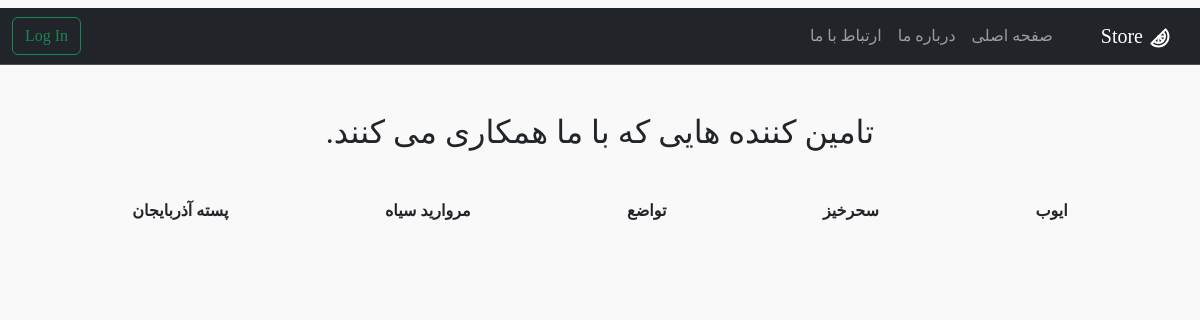
Page /about/ on the earlier database version.
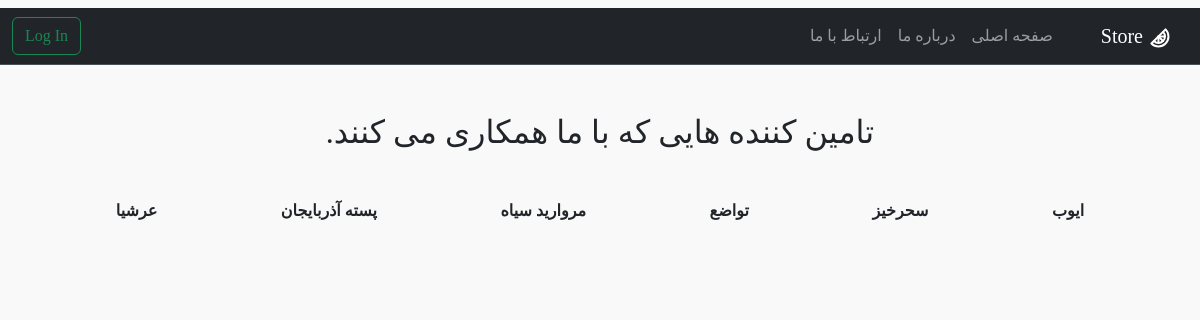
Same page on the later database version.
### products/models.py (models this page shows, shortened)
class Supplier(models.Model):
    SupplierId = models.AutoField(primary_key=True)
    name = models.CharField(max_length=50, help_text='نام برند یا تامین کنندگان', verbose_name='نام تامین کنندگان')
    contactInfo = models.IntegerField(verbose_name='شماره تلفن')

### pages/views.py (the view)
# urls.py: path('about/', AboutPage.as_view(), name='about'),
class AboutPage(ListView):
    model = Supplier
    template_name = 'about.html'
    context_object_name = 'supp'

### templates/about.html (shortened to what this page needs)
{% extends 'base.html' %}
{% block content %}
 <h2 class="text-center my-5">تامین کننده هایی که با ما همکاری می کنند.</h2>
<div class="container">
    <div class="d-flex flex-wrap justify-content-around">
        {% for s in supp %}
      <p><b>{{ s.name }}</b></p>
        {% endfor %}
    </div>
</div>
{% endblock %}

Differences in the rows shown:
added Supplier: name "عرشیا"
